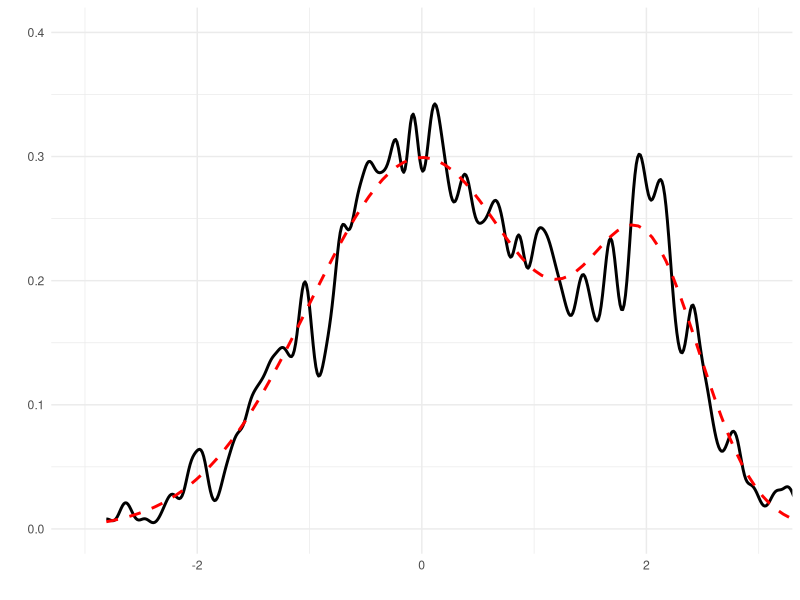
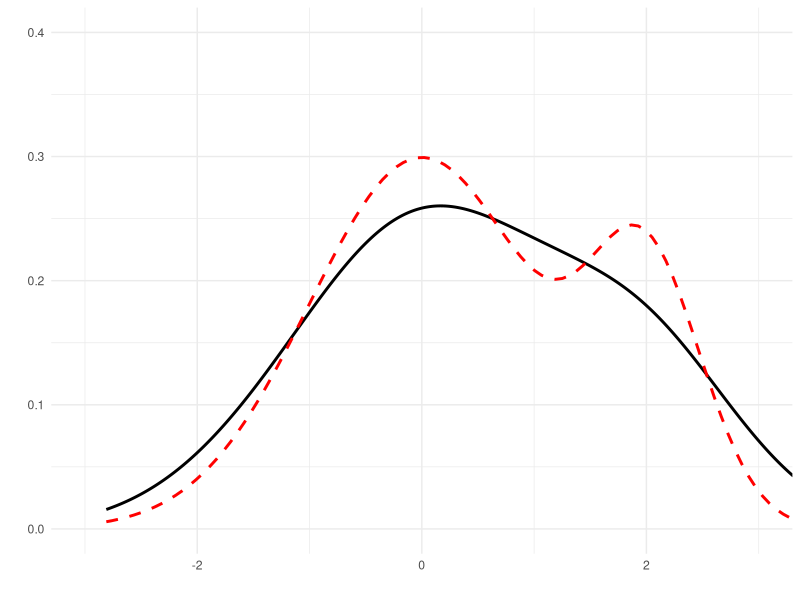
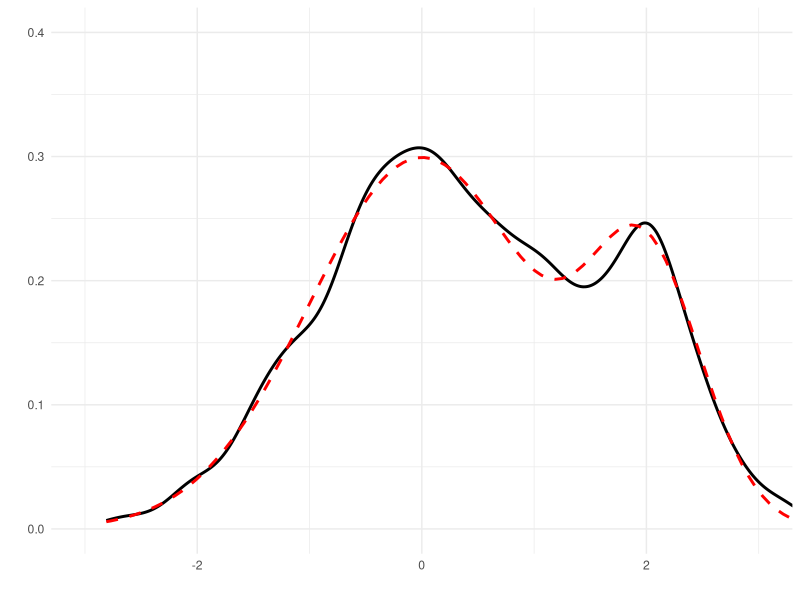

R code for these plots, in order:
# Import libraries
library(ggplot2)
library(gridExtra)
library(MASS)

# Function to generate data from a normal mixture distribution
generate_mixture = function(n) {
  # Mixture of two normal distributions
  mixture = c(rnorm(n * 0.75, mean = 0, sd = 1), rnorm(n * 0.25, mean = 2, sd = 0.5))
  return(mixture)
}

# Set seed for reproducibility
set.seed(123)

# Generate the data
n = 1000
data = generate_mixture(n)

# Define bandwidths
bandwidths = c(0.05, 0.68, 0.19)

# True density function for the mixture distribution
true_density = function(x) {
  0.75 * dnorm(x, mean = 0, sd = 1) + 0.25 * dnorm(x, mean = 2, sd = 0.5)
}

# Plotting the densities with different bandwidths
plot_density_with_bandwidth = function(data, bandwidth, true_density) {
  ggplot(data = data.frame(x = data), aes(x = x)) +
    geom_density(aes(y = ..density..), bw = bandwidth, color = "black", linewidth = 1) +
    stat_function(fun = true_density, color = "red", linetype = "dashed", linewidth = 1) +
    theme_minimal() +
    coord_cartesian(ylim = c(0, 0.4), xlim = c(-3, 3)) +
    xlab("") + ylab("")
}

# Plot each bandwidth
p1 = plot_density_with_bandwidth(data, bandwidths[1], true_density)
p2 = plot_density_with_bandwidth(data, bandwidths[2], true_density)
p3 = plot_density_with_bandwidth(data, bandwidths[3], true_density)

# Show the plots
p1
p2
p3
